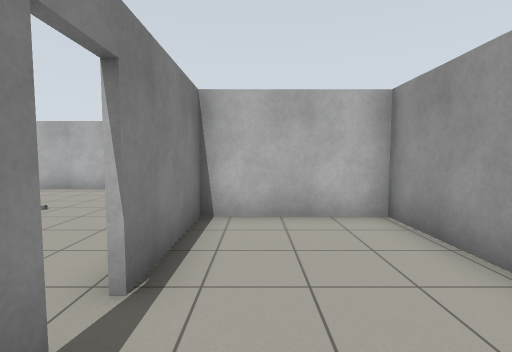
view 1 (above)

19 first-person views from a walk through a Gazebo world. The camera is 1.2 m above the floor, tilts 4° down and sees 85° across. The lines on the ground mark 1 m squares. The floor is counted in squares, 1 m on a side. Each view is taken from the middle of a square. On the plan, view 1 faces up. The plan holds only what a view shows up to about 12 squares ahead; the rest is blank. Gazebo's built-in surfaces are drawn with simple patterns.

view 2
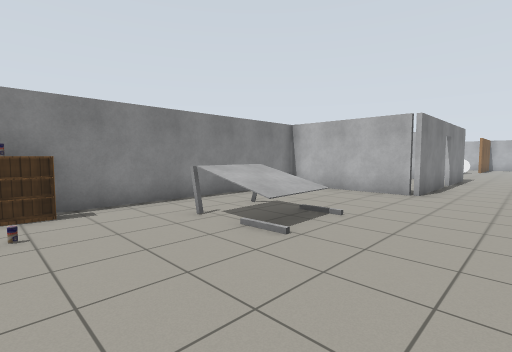

view 3
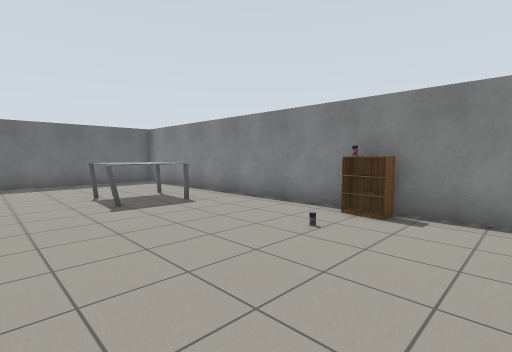

view 4
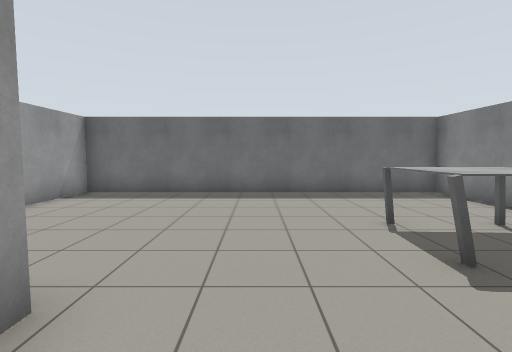

view 5
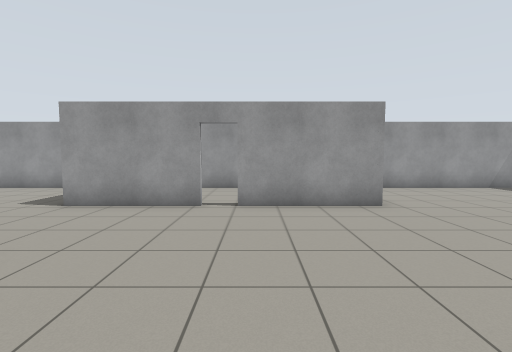

view 6
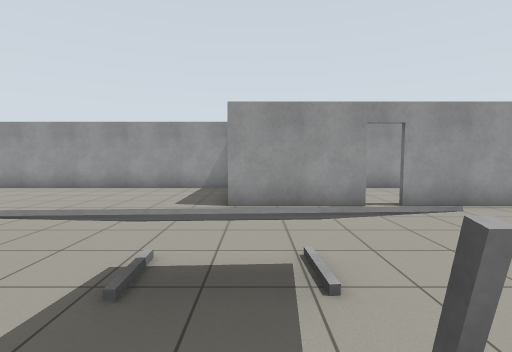

view 7
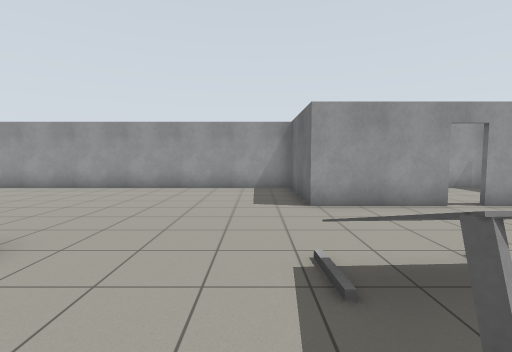

view 8
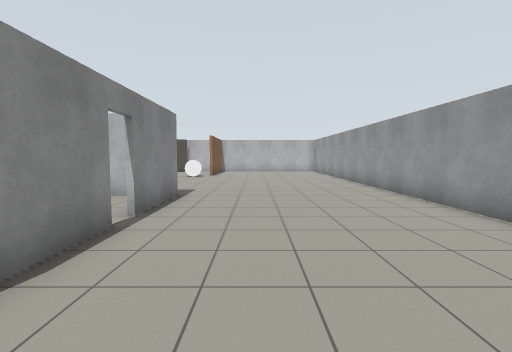

view 9
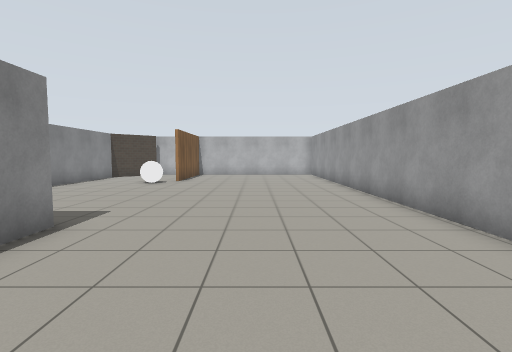

view 10
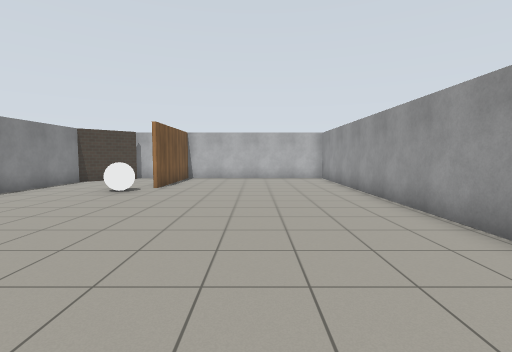

view 11
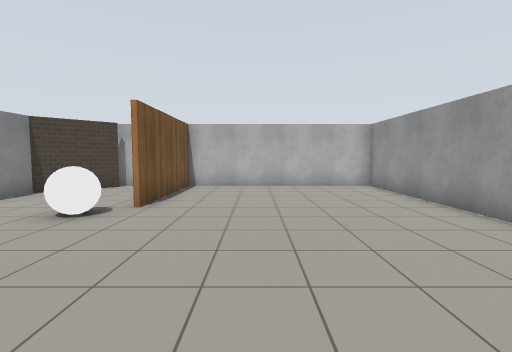

view 12
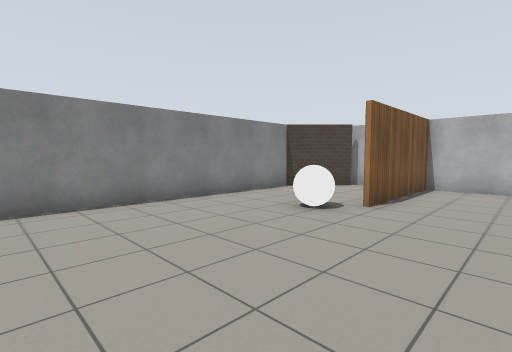

view 13
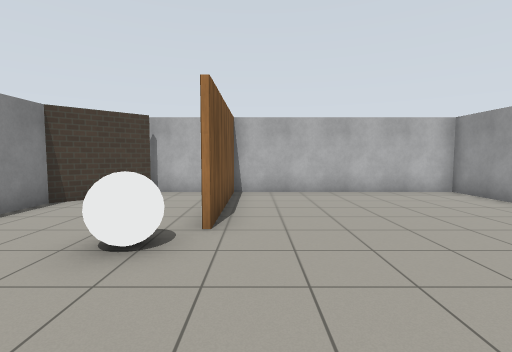

view 14
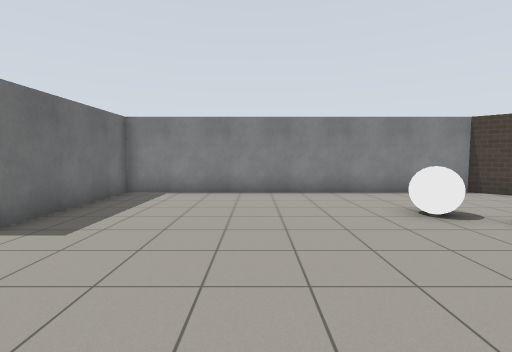

view 15
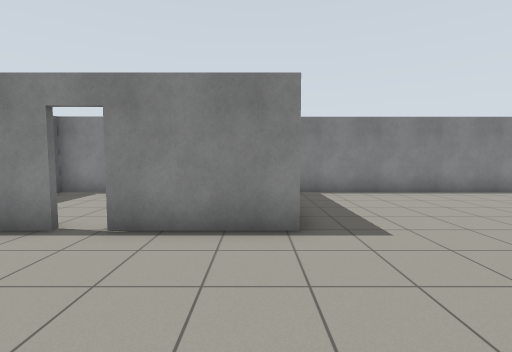

view 16
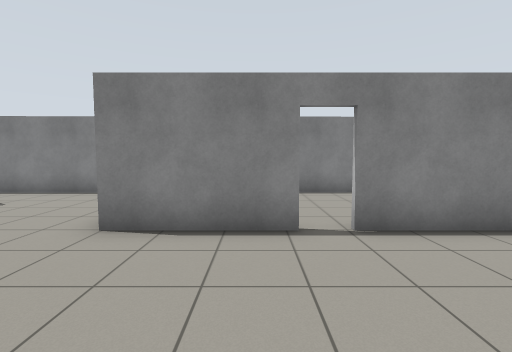

view 17
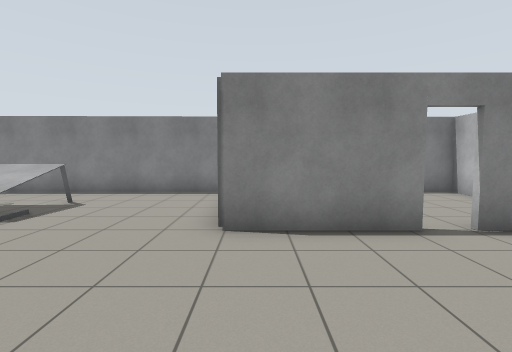

view 18
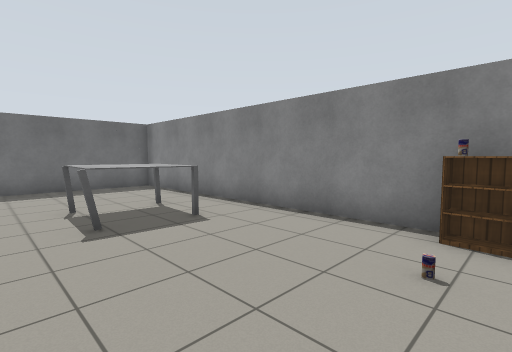

view 19
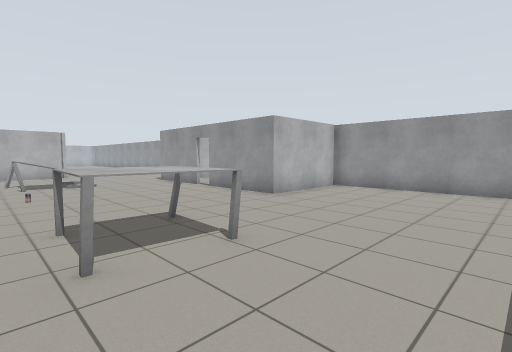

### Floor plan
Ten units are one square. View 1 is at (0, 0); x grows to the right and y downward. Boxes are objects, and circles mark ways between rooms. Rooms are numbered by the first view taken in them; rooms with no view inside come last. Other rooms are left out.
<svg viewBox="-100 -319 132 417">
<path fill="none" stroke="#000" d="M27 -55 -11 -55 -11 -22M26 21 26 -59M-45 -138 -45 -104 -93 -104M-92 -121 -91 -24M26 -59 26 -314 -47 -314 -47 -265M-94 -177 -45 -177 -45 -145M-13 -22 -13 -57 26 -57M-91 -6 -90 93 26 93 26 21M25 21 -13 21 -13 -15M-74 -310 -94 -290 -93 -181M-57 -314 -76 -314M-59 -176 -65 -176M-84 -176 -94 -176M-93 -181 -93 -144"/>
<rect x="-95" y="-15" width="10" height="10" fill="#bbb"><title>drink can</title></rect>
<rect x="-95" y="-25" width="10" height="10" fill="#bbb"><title>bookshelf</title></rect>
<rect x="-75" y="25" width="30" height="30" fill="#bbb"><title>table</title></rect>
<rect x="-75" y="-15" width="10" height="10" fill="#bbb"><title>drink can</title></rect>
<rect x="-75" y="-65" width="30" height="30" fill="#bbb"><title>table</title></rect>
<rect x="-65" y="-265" width="10" height="20" fill="#bbb"><title>white ball</title></rect>
<circle cx="-10" cy="-20" r="3" fill="#2a7"/>
<circle cx="-45" cy="-140" r="3" fill="#2a7"/>
<text x="10" y="-20">1</text>
<text x="-30" y="-120">2</text>
<text x="-70" y="-150">3</text>
</svg>
Room 1 opens to room 2. Room 2 opens to room 3.

Where each view was taken, in squares from view 1:
view 1: 0 up, 0 right, facing up
view 2: 1 up, 2 left, facing up-left
view 3: 4 up, 3 left, facing down-left
view 4: 0 up, 3 left, facing down
view 5: 1 up, 8 left, facing right
view 6: 5 up, 8 left, facing right
view 7: 7 up, 8 left, facing right
view 8: 9 up, 2 left, facing up
view 9: 13 up, 1 left, facing up
view 10: 16 up, 1 left, facing up
view 11: 20 up, 2 left, facing up
view 12: 20 up, 2 left, facing up-left
view 13: 22 up, 4 left, facing up
view 14: 22 up, 0 right, facing left
view 15: 17 up, 0 right, facing left
view 16: 13 up, 0 right, facing left
view 17: 11 up, 0 right, facing left
view 18: 2 up, 4 left, facing down-left
view 19: 8 down, 8 left, facing up-right
